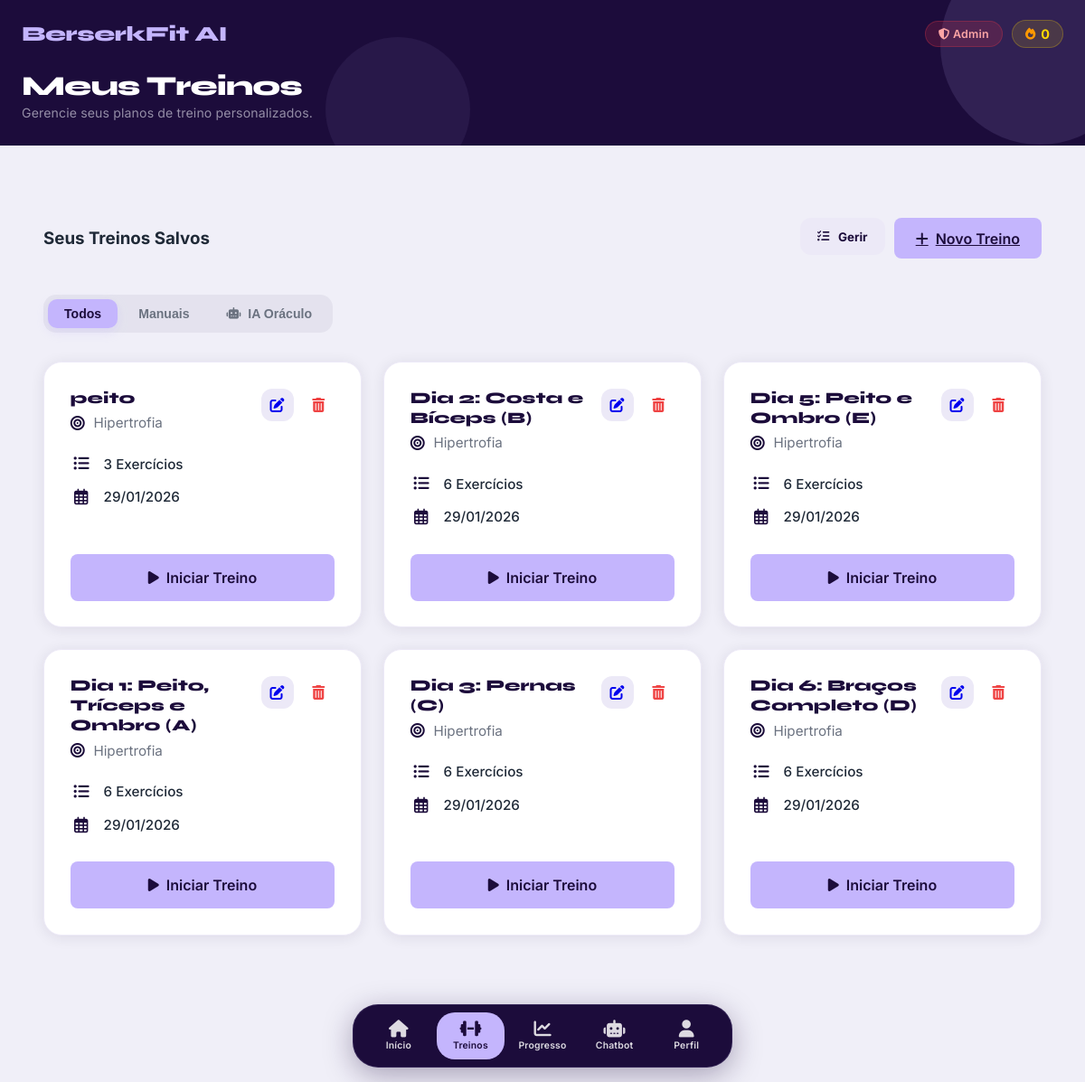
Page /treinos.php (signed in) on the committed database.
### tables this page shows
CREATE TABLE `treino` (
  `id_treino` int(11) NOT NULL AUTO_INCREMENT,
  `id_user` int(11) NOT NULL,
  `origem` varchar(20) DEFAULT 'Manual',
  `nome_treino` varchar(100) DEFAULT NULL,
  `foco` varchar(100) DEFAULT NULL,
  `data_criacao` date DEFAULT NULL,
  `ficheiro_gerado` varchar(255) DEFAULT '(CURRENT_DATE)',
  PRIMARY KEY (`id_treino`),
  KEY `treino_id_user_foreign` (`id_user`),
  CONSTRAINT `treino_id_user_foreign` FOREIGN KEY (`id_user`) REFERENCES `user` (`id_user`)
);

### ligacao.php (called while the page is built, shortened)
<?php
$servername = "localhost";
$username = "root";
$password = "";
$dbname = "berserkfit";
$conn = null;
try {
    $conn = new mysqli($servername, $username, $password, $dbname);
} catch (Exception $e) {
    die("Falhou a ligação à base de dados. Por favor, verifique as credenciais no ficheiro ligacao.php. Erro: " . $e->getMessage());
}
$conn->query("SET time_zone = '+01:00'");
if (isset($_SESSION['user_id'])) {
    $tabela_existe = $conn->query("SHOW TABLES LIKE 'day_streak'")->num_rows > 0;
    if ($tabela_existe) {
        $global_streak = 0;
    }
}
?>

### treinos.php (the view, shortened to what this page needs)
<?php
require 'ligacao.php';
$user_id = $_SESSION['user_id'];
$sql = "SELECT t.*, COUNT(e.id_exercicio) as qtd_exercicios
        FROM treino t
        LEFT JOIN exercicio e ON t.id_treino = e.id_treino
        WHERE t.id_user = ?
        GROUP BY t.id_treino
        ORDER BY t.data_criacao DESC";
$stmt = $conn->prepare($sql);
$stmt->bind_param("i", $user_id);
$stmt->execute();
$result = $stmt->get_result();
$treinos = [];
while ($row = $result->fetch_assoc()) {
    $treinos[] = $row;
}
$is_admin = false;
try {
    $sql_adm = "SELECT COALESCE(tipo_usuario, 'Usuario') as tipo_usuario FROM user WHERE id_user = ?";
    $stmt_adm = $conn->prepare($sql_adm);
    $stmt_adm->bind_param("i", $_SESSION['user_id']);
    $stmt_adm->execute();
    if ($row_adm = $stmt_adm->get_result()->fetch_assoc()) {
        $tipo_usr = $row_adm['tipo_usuario'] ?? 'Usuario';
        $is_admin = ($tipo_usr === 'Admin' || $tipo_usr === 'SuperAdmin');
    }
} catch (Exception $e) {}
?>
<!DOCTYPE html>
<html lang="pt-PT">
<head>
    <link rel="stylesheet" href="css/global.css?v=<?= time() ?>">
    <link rel="stylesheet" href="css/dashboard.css?v=<?= time() ?>">
    <link rel="stylesheet" href="css/treinos.css?v=<?= time() ?>">
    <link rel="stylesheet" href="https://cdnjs.cloudflare.com/ajax/libs/font-awesome/6.5.1/css/all.min.css">
</head>
<body>
    <header class="fade-in-element">
        <div class="header-top">
            <h1 class="app-title">BerserkFit AI</h1>
            <div class="header-actions">
                <?php if ($is_admin): ?>
                    <a href="admin.php" class="btn-admin">
                        <i class="fas fa-shield-alt"></i> Admin
                    </a>
                <?php endif; ?>
                <div class="streak-counter">
                    <i class="fa-solid fa-fire"></i>
                    <span><?= $global_streak ?? 0 ?></span>
                </div>
            </div>
        </div>
        <div class="header-greeting">
            <h2>Meus Treinos</h2>
            <p>Gerencie seus planos de treino personalizados.</p>
        </div>
    </header>
    <main>
        <section class="treinos-container fade-in-element">
            <div class="header-section">
                <h3>Seus Treinos Salvos</h3>
                <div class="header-actions-group">
                    <div style="display: flex; gap: 10px;">
                        <button id="btn-gerir" class="btn-secondary" style="padding: 0.8rem 1.2rem; height: 100%;">
                            <i class="fas fa-tasks"></i> Gerir
                        </button>
                        <a href="criar_treino.php" class="btn-primary">
                            <i class="fas fa-plus"></i> Novo Treino
                        </a>
                    </div>
                </div>
            </div>
            <div class="filters-container fade-in-element" style="padding: 0; margin-bottom: 2rem; justify-content: flex-start;">
                <div class="filters-group">
                    <button class="filter-btn active" data-filter="all">Todos</button>
                    <button class="filter-btn" data-filter="Manual">Manuais</button>
                    <button class="filter-btn" data-filter="Chatbot"><i class="fas fa-robot"></i> IA Oráculo</button>
                </div>
            </div>
            <div id="lista-treinos" class="treinos-grid">
                <?php if (empty($treinos)): ?>
                    <div class="empty-state" style="grid-column: 1/-1;">
                        <i class="fas fa-dumbbell"></i>
                        <h3>Nenhum treino encontrado</h3>
                        <p>Comece criando seu primeiro treino personalizado com o botão acima!</p>
                    </div>
                <?php else: ?>
                    <?php foreach ($treinos as $treino): ?>
                        <div class="treino-card" data-origem="<?= htmlspecialchars($treino['origem'] ?? 'Manual') ?>">
                            <div class="card-header">
                                <div>
                                    <div style="display:flex; align-items:center; gap:8px;">
                                        <h3 class="card-title"><?= htmlspecialchars($treino['nome_treino']) ?></h3>
                                    </div>
                                    <div class="card-foco">
                                        <i class="fas fa-bullseye"></i> <?= htmlspecialchars($treino['foco']) ?>
                                    </div>
                                </div>
                                <div class="card-options">
                                    <a href="editar_treino.php?id=<?= $treino['id_treino'] ?>" class="btn-icon" title="Editar">
                                        <i class="fas fa-edit"></i>
                                    </a>
                                    <button type="button" class="btn-icon btn-excluir btn-delete-single-card"
                                        title="Excluir" data-id="<?= $treino['id_treino'] ?>" style="background:none; border:none; cursor:pointer;">
                                        <i class="fas fa-trash-alt"></i>
                                    </button>
                                </div>
                            </div>
                            <div class="card-stats">
                                <div class="stat-item">
                                    <i class="fas fa-list-ul"></i>
                                    <span><?= $treino['qtd_exercicios'] ?> Exercícios</span>
                                </div>
                                <div class="stat-item">
                                    <i class="far fa-calendar-alt"></i>
                                    <span><?= date('d/m/Y', strtotime($treino['data_criacao'])) ?></span>
                                </div>
                            </div>
                            <a href="executar_treino.php?id=<?= $treino['id_treino'] ?>" class="btn-primary">
                                <i class="fas fa-play"></i> Iniciar Treino
                            </a>
                        </div>
                    <?php endforeach; ?>
                <?php endif; ?>
            </div>
        </section>
    </main>
    <?php include 'app_navbar.php'; ?>
</body>
</html>

### css/global.css (style rules this page uses)
:root { --cor-fundo: #f0eff8; --cor-primaria: #ffffff; --cor-secundaria: #ece9f7; --cor-destaque: #1c0c3b; --cor-destaque-escuro: #1c0c3b; --cor-intermedia: #c4b5fd; --cor-texto: #1f2937; --cor-texto-claro: #f8f7ff; --cor-amarela: #ffd700; --fonte-texto: "Inter", sans-serif; --fonte-titulo: "Syne", sans-serif; --cor-glass: rgba(255, 255, 255, 0.72); --sombra-card: 0 2px 16px rgba(28, 12, 59, 0.09); --cor-acento: #7c5cbf; --primary-color: var(--cor-intermedia); --primary-dark: var(--cor-destaque); --bg-dark: var(--cor-fundo); --bg-card: var(--cor-primaria); --text-light: var(--cor-texto); --text-gray: #6b7280; --border-color: var(--cor-secundaria); --cor-destaque-claro: rgba(196, 181, 253, 0.15); }
* { box-sizing: border-box; }
body { font-family: var(--fonte-texto); background: var(--cor-fundo); color: var(--cor-texto); margin: 0; padding: 0 0 110px 0; min-height: 100vh; }
header { background: var(--cor-destaque); border-bottom: none; box-shadow: none; padding: 22px 24px 28px; gap: 0; position: relative; overflow: hidden; margin-bottom: 20px; }
header::before { content: ''; position: absolute; top: -60px; right: -60px; width: 220px; height: 220px; border-radius: 50%; background: rgba(196, 181, 253, 0.12); pointer-events: none; }
header::after { content: ''; position: absolute; bottom: -40px; left: 30%; width: 160px; height: 160px; border-radius: 50%; background: rgba(196, 181, 253, 0.07); pointer-events: none; }
.header-top { display: flex; justify-content: space-between; align-items: center; margin-bottom: 26px; position: relative; z-index: 2; }
.app-title { font-family: var(--fonte-titulo); font-size: 1.45em; font-weight: 800; margin: 0; color: var(--cor-intermedia); letter-spacing: -0.02em; }
.header-actions { display: flex; gap: 10px; align-items: center; }
.btn-admin { color: #fca5a5; text-decoration: none; font-size: 0.78em; font-weight: 600; padding: 6px 14px; background: rgba(220, 53, 69, 0.2); border-radius: 20px; border: 1px solid rgba(220, 53, 69, 0.3); transition: background 0.25s; letter-spacing: 0.02em; }
.streak-counter { display: flex; align-items: center; gap: 6px; background: rgba(255, 216, 0, 0.12); border: 1px solid rgba(255, 216, 0, 0.25); padding: 6px 14px; border-radius: 20px; font-weight: 700; font-size: 0.9em; color: #ffd700; font-family: var(--fonte-texto); }
.streak-counter .fa-fire { color: #ff9900; font-size: 0.9em; }
.header-greeting { position: relative; z-index: 2; }
.header-greeting h2 { font-family: var(--fonte-titulo); font-size: 1.9em; font-weight: 800; margin: 0; color: #fff; letter-spacing: -0.03em; line-height: 1.1; }
.header-greeting p { font-family: var(--fonte-texto); font-size: 0.88em; color: rgba(248, 247, 255, 0.55); margin: 4px 0 0; letter-spacing: 0.01em; }
main { padding: 20px 16px; max-width: 1200px; margin: 0 auto; }
.fade-in-element { animation: fadeIn 0.6s ease both; }

### css/dashboard.css (style rules this page uses)
main { padding: 20px 16px; }
section { margin-bottom: 30px; }
.fade-in-element { animation: fadeIn 0.6s ease both; }

### rows in the picture
treino: nome_treino "peito", foco "Hipertrofia", qtd_exercicios "3", data_criacao "29/01/2026"
treino: nome_treino "Dia 2: Costa e Bíceps (B)", foco "Hipertrofia", qtd_exercicios "6", data_criacao "29/01/2026"
treino: nome_treino "Dia 5: Peito e Ombro (E)", foco "Hipertrofia", qtd_exercicios "6", data_criacao "29/01/2026"
treino: nome_treino "Dia 1: Peito, Tríceps e Ombro (A)", foco "Hipertrofia", qtd_exercicios "6", data_criacao "29/01/2026"
treino: nome_treino "Dia 3: Pernas (C)", foco "Hipertrofia", qtd_exercicios "6", data_criacao "29/01/2026"
treino: nome_treino "Dia 6: Braços Completo (D)", foco "Hipertrofia", qtd_exercicios "6", data_criacao "29/01/2026"

### other values in the picture
$global_streak "0"
